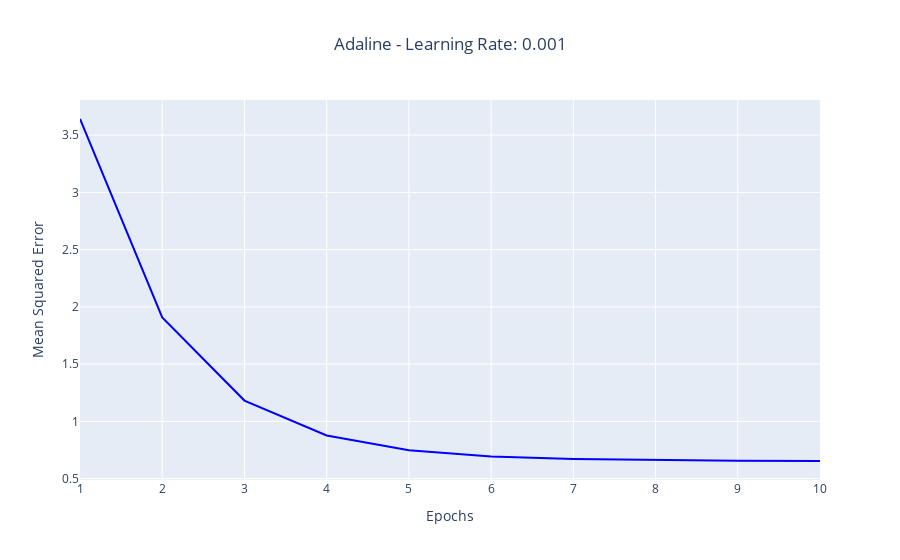

The code cell stored with this chart in its notebook:
### Code cell
adaline1 = AdalineGD(eta=0.001, n_iter=10, random_state=1)
adaline1.fit(X1, y)

fig = px.line(x=range(1, adaline1.n_iter + 1), 
              y=adaline1.losses_,
              labels={'x': 'Epochs', 'y': 'Mean Squared Error'},
              title='Adaline - Learning Rate: {}'.format(adaline1.eta))
fig.update_traces(line=dict(color='blue', width=2))
fig.update_layout(title_x=0.5, xaxis_title='Epochs', yaxis_title='Mean Squared Error')
fig.show()

### Figure 1 — Plotly figure (JSON) as saved in the notebook; plotly's stock layout.template omitted (floating-point values rounded to 4 significant figures)
{"data": [{"hovertemplate": "Epochs=%{x}<br>Mean Squared Error=%{y}<extra></extra>", "legendgroup": "", "line": {"color": "blue", "dash": "solid", "width": 2}, "marker": {"symbol": "circle"}, "mode": "lines", "name": "", "orientation": "v", "showlegend": false, "type": "scatter", "x": [1, 2, 3, 4, 5, 6, 7, 8, 9, 10], "xaxis": "x", "y": [3.641, 1.909, 1.182, 0.8766, 0.7482, 0.694, 0.6709, 0.6609, 0.6563, 0.6541], "yaxis": "y"}], "layout": {"legend": {"tracegroupgap": 0}, "title": {"text": "Adaline - Learning Rate: 0.001", "x": 0.5}, "xaxis": {"anchor": "y", "domain": [0, 1], "title": {"text": "Epochs"}}, "yaxis": {"anchor": "x", "domain": [0, 1], "title": {"text": "Mean Squared Error"}}}}
